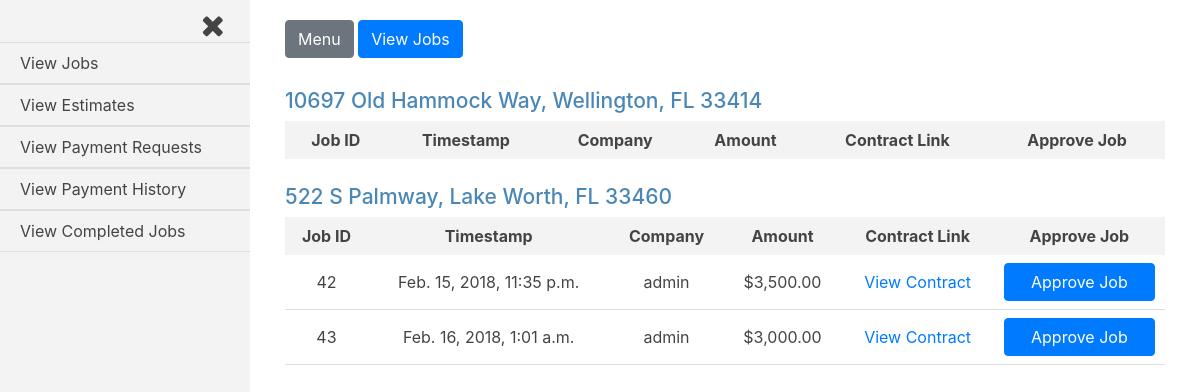
/jobs_admin/proposed_jobs (signed in), run on an earlier commit of the app's database.
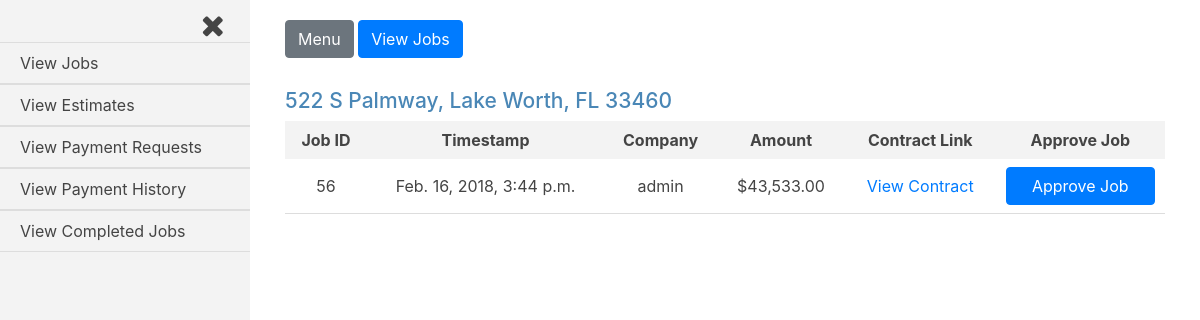
And on a later commit of the database.
### jobs/models.py (models this page shows, shortened)
class House(models.Model):
    address = models.CharField(max_length=250)
    companies = models.ManyToManyField(settings.AUTH_USER_MODEL, through='Current_Worker')
    proposed_jobs = models.BooleanField(default=False)
    pending_payments = models.BooleanField(default=False)
    payment_history = models.BooleanField(default=False)
    completed_jobs = models.BooleanField(default=False)
    def __str__(self):
        return self.address

class Job(models.Model):
    house = models.ForeignKey(House, on_delete=models.CASCADE)
    company = models.ForeignKey(settings.AUTH_USER_MODEL, on_delete=models.CASCADE)
    start_amount = models.DecimalField(max_digits=8, decimal_places=2, default=0.00)
    start_date = models.DateTimeField(auto_now_add=True, blank=True)
    total_paid = models.DecimalField(max_digits=8, decimal_places=2, default=0.00)
    approved = models.BooleanField(default=False)
    def generate_filename(self, filename):
        file_path = 'uploads/{}/{}'.format(str(self.house.address), str(filename))
        return file_path
    document_link = models.FileField(upload_to=generate_filename)
    balance_amount = models.DecimalField(max_digits=8, decimal_places=2, default=0.00)

### jobs_admin/views.py (the view)
@login_required
def proposed_jobs(request):
    current_user = request.user
    if current_user.is_active and current_user.is_staff:
        date = datetime.date.today()
        start_week = date - datetime.timedelta(date.weekday())
        end_week = start_week + datetime.timedelta(7)
        houses = House.objects.filter(proposed_jobs=True)
        jobs = Job.objects.filter(approved=False)
        """check if houses have proposed jobs in the current week.
        if not, set proposed_jobs=False"""
        for h in houses.iterator():
            for j in jobs.iterator():
                if j.house == h:
                    proposed_jobs_for_house = Job.objects.filter(house=h, approved=False, start_date__range=[start_week, end_week])
                    if not proposed_jobs_for_house:
                        h.proposed_jobs=False
                        h.save(update_fields=['proposed_jobs'])
                    else:
                        h.proposed_jobs=True
                        h.save(update_fields=['proposed_jobs'])
        jobs = Job.objects.filter(approved=False, start_date__range=[start_week, end_week])
        form = Approve_Job()
        template = loader.get_template('jobs_admin/proposed_jobs.html')
        context = {
            'houses': houses,
            'jobs': jobs,
            'current_user': current_user,
            'form': form
        }
        if request.method == 'POST':
            form = Approve_Job(request.POST)
            if form.is_valid():
                job_id = int(request.POST.get('job_id'))
                address = str(request.POST.get('job_house'))
                house = House.objects.filter(address=address)
                Job.objects.filter(id=job_id).update(approved=True)
                """add the user as a current worker on the house OR update current to True if they
                were a current worker OR do nothing if they are already active"""
                was_current = Current_Worker.objects.filter(house=house[0], company=current_user, current=False)
                is_current = Current_Worker.objects.filter(house=house[0], company=current_user, current=True)
                if was_current:
                    was_current[0].update(current=True)
                elif is_current:
                    pass
                else:
                    Current_Worker(house=house[0], company=current_user, current=True).save()
                """if there are no more unapproved jobs for a house,
                set proposed_jobs=False for that specific house
                """
                unapproved_jobs = Job.objects.filter(house=house[0], approved=False)
                if not unapproved_jobs:
                    House.objects.filter(address=address).update(proposed_jobs=False)
        else:
            form = Approve_Job()
        return HttpResponse(template.render(context, request))
    else:
        return HttpResponseRedirect('/accounts/login')

### jobs_admin/forms.py
class Approve_Job(ModelForm, forms.Form):
    class Meta:
        model = Job
        exclude = ['house', 'company', 'start_amount', 'start_date', 'total_paid', 'document_link', 'approved', 'balance_amount']
        widgets = {
        }
        labels = {
        }

### jobs_admin/templates/jobs_admin/proposed_jobs.html (shortened to what this page needs)
{% extends 'base_login_admin.html' %}
{% load humanize %}
{% load static %}
{% block content %}
{% for house in houses %}
<div class="job-container">
  <div class="house">
    <h3 class="house-address">{{house.address}}</h3>
  </div>
  <table class="job-summary">
    <tr class="job-headings">
      <th>Job ID</th>
      <th>Timestamp</th>
      <th>Company</th>
      <th>Amount</th>
      <th>Contract Link</th>
      <th>Approve Job</th>
    </tr>
    {% for job in jobs %}
      {% if job.house.address == house.address %}
    <tr class="job-info">
      <td>{{job.id}}</td>
      <td>{{job.start_date}}</td>
      <td>{{job.company}}</td>
      <td>${{job.start_amount|intcomma}}</td>
      <td><a href="{{job.document_link.url}}">View Contract</a></td>
      <td>
        <form class="approve-job-form" action="" method="post">
          {% if request.user.is_superuser %}
          <input class="btn btn-primary approve-job" type="submit" name="" value="Approve Job">
          {% endif %}
        </form>
      </td>
    </tr>
      {% endif %}
    {% endfor %}
  </table>
</div>
{% endfor %}
{% endblock content %}

What changed in the data, as far as the page shows it:
no longer on this page (row edited): House: address "10697 Old Hammock Way, Wellington, FL 33414"
removed Job: id "42", start_date "Feb. 15, 2018, 11:35 p.m.", company "admin", start_amount "3,500.00"
removed Job: id "43", start_date "Feb. 16, 2018, 1:01 a.m.", company "admin", start_amount "3,000.00"
added Job: id "56", start_date "Feb. 16, 2018, 3:44 p.m.", company "admin", start_amount "43,533.00"
